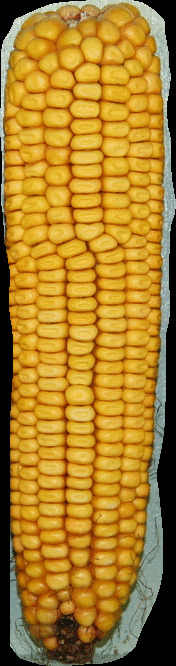
#> input picture images/corn/test4.jpg, 176 x 666 px, found by its file name
$ python seeds.py
#> lines starting #> are read from the running program, lines starting #| are printed output that depends on the picture; after the words box and inside, x2 and y2 are one past the last pixel; in counts of white or black regions, pixels touching at a corner belong together
import cv2

# Load the corn image
image = cv2.imread(r'C:\Users\C.GOUTHAM\Desktop\Deepcorn\images\corn\test4.jpg')
#> image is the input picture: shape (666, 176, 3); mean B, G, R 42.4, 128.2, 170.1

# Convert the image to grayscale
gray = cv2.cvtColor(image, cv2.COLOR_BGR2GRAY)
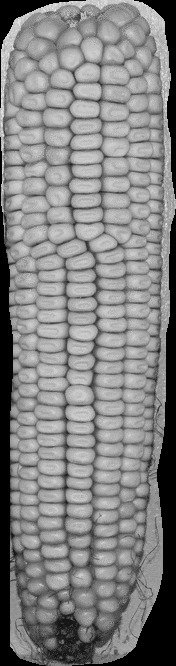
#> gray: shape (666, 176); min 0, max 233, mean 130.9

# Apply a Gaussian blur to reduce noise
blurred = cv2.GaussianBlur(gray, (5, 5), 0)
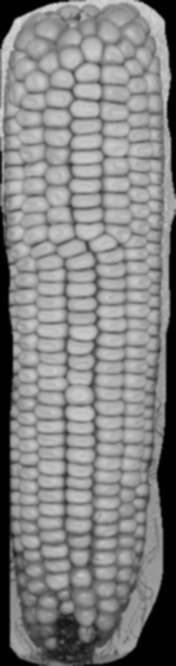
#> blurred: shape (666, 176); min 0, max 219, mean 131

# Apply adaptive thresholding to segment the image
thresh = cv2.adaptiveThreshold(blurred, 255, cv2.ADAPTIVE_THRESH_MEAN_C, cv2.THRESH_BINARY_INV, 11, 4)
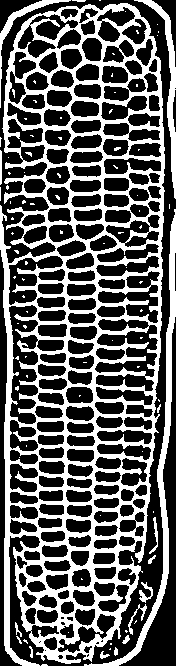
#> thresh: shape (666, 176); 36.3% white; 93 white regions (77 under 20 px)

# Find contours in the thresholded image
contours, _ = cv2.findContours(thresh, cv2.RETR_EXTERNAL, cv2.CHAIN_APPROX_SIMPLE)
#> contours = 42 contours, 31 with area under 20; largest, box (x1, y1, x2, y2) and area: (0, 3, 165, 666) 90136, (84, 209, 176, 666) 2354, (134, 0, 176, 199) 942, (0, 0, 71, 108) 412, (139, 582, 153, 603) 82

# Initialize a counter to keep track of the number of kernels
kernel_count = 0

# Iterate over the contours and count the kernels
for contour in contours:
    # Calculate the area of the contour
    area = cv2.contourArea(contour)

    # If the area is within a certain range, consider it as a kernel
    if area > 100 and area < 1000:
        kernel_count += 1
#> this loop made 42 passes
#> (area, kernel_count) on passes 39, 42: (942.5, 1), (412, 2)
#> area on passes 2, 9, 13, 14, 15, 16: 24, 27, 65.5, 81.5, 20.5, 58.5
#> after the loop, kernel_count = 2

# Display the number of kernels
print(f"Number of kernels: {kernel_count}")
#| Number of kernels: 2

# Display the image with contours
cv2.drawContours(image, contours, -1, (0, 255, 0), 2)
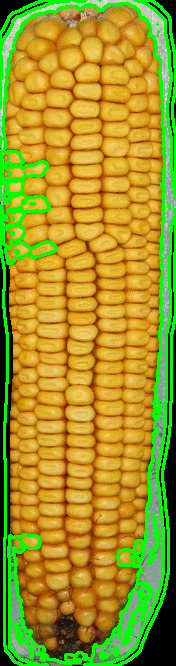
#> image: shape (666, 176, 3); 13.04% of pixels changed, all inside (x1, y1, x2, y2) = (0, 0, 176, 666)
cv2.imshow("Corn Image", image)
cv2.waitKey(0)
cv2.destroyAllWindows()

$ run again, with images/corn/test1.jpg copied over images/corn/test4.jpg
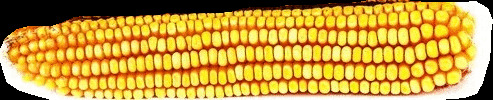
#> input picture images/corn/test1.jpg, 493 x 100 px, found by its file name
#> image is the input picture: shape (100, 493, 3); mean B, G, R 62.2, 158, 198
#> `thresh = cv2.adaptiveThreshold(blurred, 255, cv2.ADAPTIVE_THRESH_MEAN_..`:
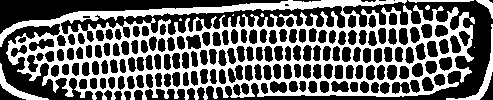
#> thresh: shape (100, 493); 40.9% white; 10 white regions (5 under 20 px)
#> contours = 7 contours, 2 with area under 20; largest, box (x1, y1, x2, y2) and area: (0, 0, 475, 100) 35623, (446, 24, 493, 100) 303, (0, 63, 49, 100) 276, (476, 0, 493, 19) 92, (408, 0, 474, 3) 63
#> the loop `for contour in contours:` made 7 passes
#> (area, kernel_count) on passes 1, 3: (275.5, 1), (303, 2)
#> after the loop `for contour in contours:`: kernel_count = 2
#| Number of kernels: 2
#> `cv2.drawContours(image, contours, -1, (0, 255, 0), 2)`:
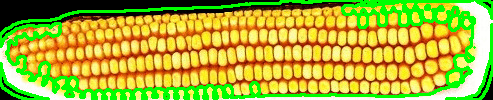
#> image: shape (100, 493, 3); 16.74% of pixels changed, all inside (x1, y1, x2, y2) = (0, 0, 493, 100)

$ run again, with images/corn/test2.jpg copied over images/corn/test4.jpg
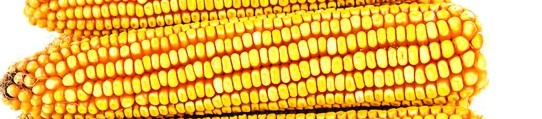
#> input picture images/corn/test2.jpg, 542 x 119 px, found by its file name
#> image is the input picture: shape (119, 542, 3); mean B, G, R 81.5, 185.1, 231.2
#> `thresh = cv2.adaptiveThreshold(blurred, 255, cv2.ADAPTIVE_THRESH_MEAN_..`:
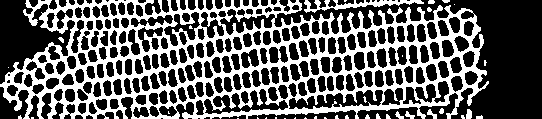
#> thresh: shape (119, 542); 37.4% white; 38 white regions (27 under 20 px)
#> contours = 33 contours, 27 with area under 20; largest, box (x1, y1, x2, y2) and area: (0, 0, 489, 119) 44278, (304, 0, 424, 13) 409, (466, 109, 472, 119) 38, (427, 109, 437, 119) 32, (405, 111, 415, 119) 26, (395, 111, 404, 119) 23
#> the loop `for contour in contours:` made 33 passes
#> (area, kernel_count) on pass 32: (409, 1)
#> after the loop `for contour in contours:`: kernel_count = 1
#| Number of kernels: 1
#> `cv2.drawContours(image, contours, -1, (0, 255, 0), 2)`:
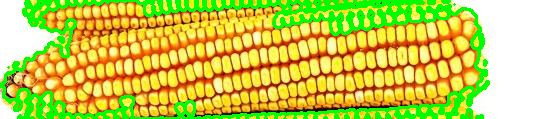
#> image: shape (119, 542, 3); 16.04% of pixels changed, all inside (x1, y1, x2, y2) = (0, 0, 490, 119)
